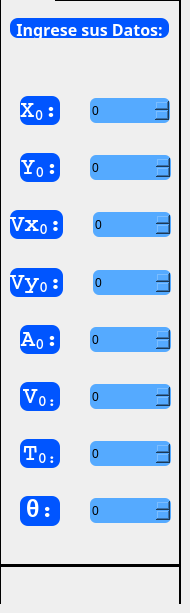
    <widget class="QWidget" name="TabDatos">
     <attribute name="title">
      <string>Datos</string>
     </attribute>
     <widget class="Line" name="line">
      <property name="geometry">
       <rect>
        <x>179</x>
        <y>0</y>
        <width>2</width>
        <height>604</height>
       </rect>
      </property>
      <property name="styleSheet">
       <string notr="true">background-color: rgb(0, 0, 0);</string>
      </property>
      <property name="orientation">
       <enum>Qt::Vertical</enum>
      </property>
     </widget>
     <widget class="Line" name="line_2">
      <property name="geometry">
       <rect>
        <x>55</x>
        <y>-2</y>
        <width>124</width>
        <height>3</height>
       </rect>
      </property>
      <property name="styleSheet">
       <string notr="true">background-color: rgb(0, 0, 0);</string>
      </property>
      <property name="orientation">
       <enum>Qt::Horizontal</enum>
      </property>
     </widget>
     <widget class="Line" name="line_3">
      <property name="geometry">
       <rect>
        <x>0</x>
        <y>564</y>
        <width>181</width>
        <height>3</height>
       </rect>
      </property>
      <property name="styleSheet">
       <string notr="true">background-color: rgb(0, 0, 0);</string>
      </property>
      <property name="orientation">
       <enum>Qt::Horizontal</enum>
      </property>
     </widget>
     <widget class="Line" name="line_4">
      <property name="geometry">
       <rect>
        <x>-1</x>
        <y>0</y>
        <width>2</width>
        <height>604</height>
       </rect>
      </property>
      <property name="styleSheet">
       <string notr="true">background-color: rgb(0, 0, 0);</string>
      </property>
      <property name="orientation">
       <enum>Qt::Vertical</enum>
      </property>
     </widget>
     <widget class="QWidget" name="verticalLayoutWidget_4">
      <property name="geometry">
       <rect>
        <x>10</x>
        <y>10</y>
        <width>161</width>
        <height>541</height>
       </rect>
      </property>
      <layout class="QVBoxLayout" name="verticalLayout_4" stretch="4,0,4,4,4,4,4,4,4,4">
       <property name="spacing">
        <number>0</number>
       </property>
       <property name="sizeConstraint">
        <enum>QLayout::SetDefaultConstraint</enum>
       </property>
       <item>
        <widget class="QLabel" name="label">
         <property name="enabled">
          <bool>true</bool>
         </property>
         <property name="maximumSize">
          <size>
           <width>159</width>
           <height>20</height>
          </size>
         </property>
         <property name="font">
          <font>
           <family>HoloLens MDL2 Assets</family>
           <pointsize>8</pointsize>
           <kerning>false</kerning>
          </font>
         </property>
         <property name="autoFillBackground">
          <bool>false</bool>
         </property>
         <property name="styleSheet">
          <string notr="true">
background-color:#0055ff;
 border-radius: 8px;</string>
         </property>
         <property name="lineWidth">
          <number>1</number>
         </property>
         <property name="text">
          <string>&lt;html&gt;&lt;head/&gt;&lt;body&gt;&lt;p align=&quot;center&quot;&gt;&lt;span style=&quot; font-size:12pt; font-weight:600; text-decoration: underline; color:#ffffff;&quot;&gt;Ingrese sus Datos:&lt;/span&gt;&lt;/p&gt;&lt;/body&gt;&lt;/html&gt;</string>
         </property>
        </widget>
       </item>
       <item>
        <spacer name="verticalSpacer">
         <property name="orientation">
          <enum>Qt::Vertical</enum>
         </property>
         <property name="sizeType">
          <enum>QSizePolicy::Preferred</enum>
         </property>
         <property name="sizeHint" stdset="0">
          <size>
           <width>20</width>
           <height>40</height>
          </size>
         </property>
        </spacer>
       </item>
       <item>
        <layout class="QHBoxLayout" name="LayoutX0" stretch="1,2">
         <property name="spacing">
          <number>30</number>
         </property>
         <property name="sizeConstraint">
          <enum>QLayout::SetDefaultConstraint</enum>
         </property>
         <property name="leftMargin">
          <number>10</number>
         </property>
         <property name="topMargin">
          <number>10</number>
         </property>
         <property name="rightMargin">
          <number>1</number>
         </property>
         <property name="bottomMargin">
          <number>10</number>
         </property>
         <item>
          <widget class="QLabel" name="bX0">
           <property name="font">
            <font>
             <family>Courier</family>
             <pointsize>10</pointsize>
             <weight>50</weight>
             <bold>false</bold>
            </font>
           </property>
           <property name="styleSheet">
            <string notr="true">
background-color:#0055ff;
 border-radius: 8px;</string>
           </property>
           <property name="text">
            <string>&lt;html&gt;&lt;head/&gt;&lt;body&gt;&lt;p align=&quot;justify&quot;&gt;&lt;span style=&quot; font-size:18pt; font-weight:600; color:#ffffff;&quot;&gt;X&lt;/span&gt;&lt;span style=&quot; font-size:18pt; font-weight:600; color:#ffffff; vertical-align:sub;&quot;&gt;0&lt;/span&gt;&lt;span style=&quot; font-size:18pt; font-weight:600; color:#ffffff;&quot;&gt;:&lt;/span&gt;&lt;/p&gt;&lt;/body&gt;&lt;/html&gt;</string>
           </property>
           <property name="wordWrap">
            <bool>false</bool>
           </property>
          </widget>
         </item>
         <item>
          <widget class="QSpinBox" name="X0">
           <property name="enabled">
            <bool>true</bool>
           </property>
           <property name="minimumSize">
            <size>
             <width>50</width>
             <height>25</height>
            </size>
           </property>
           <property name="layoutDirection">
            <enum>Qt::LeftToRight</enum>
           </property>
           <property name="autoFillBackground">
            <bool>false</bool>
           </property>
           <property name="styleSheet">
            <string notr="true">
background-color: rgb(85, 170, 255);
 border-radius: 6px;</string>
           </property>
           <property name="minimum">
            <number>-99</number>
           </property>
          </widget>
         </item>
        </layout>
       </item>
       <item>
        <layout class="QHBoxLayout" name="LayoutY0" stretch="1,2">
         <property name="spacing">
          <number>30</number>
         </property>
         <property name="leftMargin">
          <number>10</number>
         </property>
         <property name="topMargin">
          <number>10</number>
         </property>
         <property name="rightMargin">
          <number>0</number>
         </property>
         <property name="bottomMargin">
          <number>10</number>
         </property>
         <item>
          <widget class="QLabel" name="bY0">
           <property name="font">
            <font>
             <family>Courier</family>
             <pointsize>12</pointsize>
            </font>
           </property>
           <property name="styleSheet">
            <string notr="true">
background-color:#0055ff;
 border-radius: 8px;</string>
           </property>
           <property name="text">
            <string>&lt;html&gt;&lt;head/&gt;&lt;body&gt;&lt;p align=&quot;center&quot;&gt;&lt;span style=&quot; font-size:18pt; font-weight:600; color:#ffffff;&quot;&gt;Y&lt;/span&gt;&lt;span style=&quot; font-size:18pt; font-weight:600; color:#ffffff; vertical-align:sub;&quot;&gt;0&lt;/span&gt;&lt;span style=&quot; font-size:18pt; font-weight:600; color:#ffffff;&quot;&gt;:&lt;/span&gt;&lt;/p&gt;&lt;/body&gt;&lt;/html&gt;</string>
           </property>
          </widget>
         </item>
         <item>
          <widget class="QSpinBox" name="Y0">
           <property name="minimumSize">
            <size>
             <width>0</width>
             <height>25</height>
            </size>
           </property>
           <property name="styleSheet">
            <string notr="true">
background-color: rgb(85, 170, 255);
 border-radius: 6px;</string>
           </property>
           <property name="minimum">
            <number>-99</number>
           </property>
          </widget>
         </item>
        </layout>
       </item>
       <item>
        <layout class="QHBoxLayout" name="LayoutVx0" stretch="0,2">
         <property name="spacing">
          <number>30</number>
         </property>
         <property name="leftMargin">
          <number>0</number>
         </property>
         <property name="topMargin">
          <number>10</number>
         </property>
         <property name="bottomMargin">
          <number>11</number>
         </property>
         <item>
          <widget class="QLabel" name="bVx0">
           <property name="font">
            <font>
             <family>Courier</family>
             <pointsize>12</pointsize>
            </font>
           </property>
           <property name="styleSheet">
            <string notr="true">
background-color:#0055ff;
 border-radius: 8px;</string>
           </property>
           <property name="text">
            <string>&lt;html&gt;&lt;head/&gt;&lt;body&gt;&lt;p align=&quot;center&quot;&gt;&lt;span style=&quot; font-size:18pt; font-weight:600; color:#ffffff;&quot;&gt;Vx&lt;/span&gt;&lt;span style=&quot; font-size:18pt; font-weight:600; color:#ffffff; vertical-align:sub;&quot;&gt;0&lt;/span&gt;&lt;span style=&quot; font-size:18pt; font-weight:600; color:#ffffff;&quot;&gt;:&lt;/span&gt;&lt;/p&gt;&lt;/body&gt;&lt;/html&gt;</string>
           </property>
          </widget>
         </item>
         <item>
          <widget class="QSpinBox" name="Vx0">
           <property name="minimumSize">
            <size>
             <width>0</width>
             <height>25</height>
            </size>
           </property>
           <property name="styleSheet">
            <string notr="true">
background-color: rgb(85, 170, 255);
 border-radius: 6px;</string>
           </property>
           <property name="minimum">
            <number>-99</number>
           </property>
          </widget>
         </item>
        </layout>
       </item>
       <item>
        <layout class="QHBoxLayout" name="LayoutVy0" stretch="1,2">
         <property name="spacing">
          <number>30</number>
         </property>
         <property name="leftMargin">
          <number>0</number>
         </property>
         <property name="topMargin">
          <number>10</number>
         </property>
         <property name="bottomMargin">
          <number>10</number>
         </property>
         <item>
          <widget class="QLabel" name="bVy0">
           <property name="font">
            <font>
             <family>Courier</family>
             <pointsize>12</pointsize>
            </font>
           </property>
           <property name="styleSheet">
            <string notr="true">
background-color:#0055ff;
 border-radius: 8px;</string>
           </property>
           <property name="text">
            <string>&lt;html&gt;&lt;head/&gt;&lt;body&gt;&lt;p align=&quot;center&quot;&gt;&lt;span style=&quot; font-size:18pt; font-weight:600; color:#ffffff;&quot;&gt;Vy&lt;/span&gt;&lt;span style=&quot; font-size:18pt; font-weight:600; color:#ffffff; vertical-align:sub;&quot;&gt;0&lt;/span&gt;&lt;span style=&quot; font-size:18pt; font-weight:600; color:#ffffff;&quot;&gt;:&lt;/span&gt;&lt;/p&gt;&lt;/body&gt;&lt;/html&gt;</string>
           </property>
          </widget>
         </item>
         <item>
          <widget class="QSpinBox" name="Vy0">
           <property name="minimumSize">
            <size>
             <width>0</width>
             <height>25</height>
            </size>
           </property>
           <property name="styleSheet">
            <string notr="true">
background-color: rgb(85, 170, 255);
 border-radius: 6px;</string>
           </property>
           <property name="minimum">
            <number>-99</number>
           </property>
          </widget>
         </item>
        </layout>
       </item>
       <item>
        <layout class="QHBoxLayout" name="LayoutA0" stretch="1,2">
         <property name="spacing">
          <number>30</number>
         </property>
         <property name="leftMargin">
          <number>10</number>
         </property>
         <property name="topMargin">
          <number>10</number>
         </property>
         <property name="bottomMargin">
          <number>10</number>
         </property>
         <item>
          <widget class="QLabel" name="bA0">
           <property name="font">
            <font>
             <family>Courier</family>
             <pointsize>12</pointsize>
            </font>
           </property>
           <property name="styleSheet">
            <string notr="true">
background-color:#0055ff;
 border-radius: 8px;</string>
           </property>
           <property name="text">
            <string>&lt;html&gt;&lt;head/&gt;&lt;body&gt;&lt;p align=&quot;center&quot;&gt;&lt;span style=&quot; font-size:18pt; font-weight:600; color:#ffffff;&quot;&gt;A&lt;/span&gt;&lt;span style=&quot; font-size:18pt; font-weight:600; color:#ffffff; vertical-align:sub;&quot;&gt;0&lt;/span&gt;&lt;span style=&quot; font-size:18pt; font-weight:600; color:#ffffff;&quot;&gt;:&lt;/span&gt;&lt;/p&gt;&lt;/body&gt;&lt;/html&gt;</string>
           </property>
          </widget>
         </item>
         <item>
          <widget class="QSpinBox" name="A0">
           <property name="minimumSize">
            <size>
             <width>0</width>
             <height>25</height>
            </size>
           </property>
           <property name="styleSheet">
            <string notr="true">
background-color: rgb(85, 170, 255);
 border-radius: 6px;</string>
           </property>
           <property name="minimum">
            <number>-99</number>
           </property>
          </widget>
         </item>
        </layout>
       </item>
       <item>
        <layout class="QHBoxLayout" name="LayoutV0" stretch="1,2">
         <property name="spacing">
          <number>30</number>
         </property>
         <property name="leftMargin">
          <number>10</number>
         </property>
         <property name="topMargin">
          <number>10</number>
         </property>
         <property name="bottomMargin">
          <number>10</number>
         </property>
         <item>
          <widget class="QLabel" name="bV0">
           <property name="font">
            <font>
             <family>Courier</family>
             <pointsize>12</pointsize>
            </font>
           </property>
           <property name="styleSheet">
            <string notr="true">
background-color:#0055ff;
 border-radius: 8px;</string>
           </property>
           <property name="text">
            <string>&lt;html&gt;&lt;head/&gt;&lt;body&gt;&lt;p align=&quot;center&quot;&gt;&lt;span style=&quot; font-size:18pt; font-weight:600; color:#ffffff;&quot;&gt;V&lt;/span&gt;&lt;span style=&quot; font-size:18pt; font-weight:600; color:#ffffff; vertical-align:sub;&quot;&gt;0:&lt;/span&gt;&lt;/p&gt;&lt;/body&gt;&lt;/html&gt;</string>
           </property>
          </widget>
         </item>
         <item>
          <widget class="QSpinBox" name="V0">
           <property name="minimumSize">
            <size>
             <width>0</width>
             <height>25</height>
            </size>
           </property>
           <property name="styleSheet">
            <string notr="true">
background-color: rgb(85, 170, 255);
 border-radius: 6px;</string>
           </property>
           <property name="minimum">
            <number>-99</number>
           </property>
          </widget>
         </item>
        </layout>
       </item>
       <item>
        <layout class="QHBoxLayout" name="LayoutT0" stretch="1,2">
         <property name="spacing">
          <number>30</number>
         </property>
         <property name="leftMargin">
          <number>10</number>
         </property>
         <property name="topMargin">
          <number>10</number>
         </property>
         <property name="bottomMargin">
          <number>10</number>
         </property>
         <item>
          <widget class="QLabel" name="bT0">
           <property name="font">
            <font>
             <family>Courier</family>
             <pointsize>12</pointsize>
            </font>
           </property>
           <property name="styleSheet">
            <string notr="true">
background-color:#0055ff;
 border-radius: 8px;</string>
           </property>
           <property name="text">
            <string>&lt;html&gt;&lt;head/&gt;&lt;body&gt;&lt;p align=&quot;center&quot;&gt;&lt;span style=&quot; font-size:18pt; font-weight:600; color:#ffffff;&quot;&gt;T&lt;/span&gt;&lt;span style=&quot; font-size:18pt; font-weight:600; color:#ffffff; vertical-align:sub;&quot;&gt;0:&lt;/span&gt;&lt;/p&gt;&lt;/body&gt;&lt;/html&gt;</string>
           </property>
          </widget>
         </item>
         <item>
          <widget class="QSpinBox" name="T0">
           <property name="minimumSize">
            <size>
             <width>0</width>
             <height>25</height>
            </size>
           </property>
           <property name="styleSheet">
            <string notr="true">
background-color: rgb(85, 170, 255);
 border-radius: 6px;</string>
           </property>
          </widget>
         </item>
        </layout>
       </item>
       <item>
        <layout class="QHBoxLayout" name="LayoutAng" stretch="1,2">
         <property name="spacing">
          <number>30</number>
         </property>
         <property name="leftMargin">
          <number>10</number>
         </property>
         <property name="topMargin">
          <number>10</number>
         </property>
         <property name="bottomMargin">
          <number>10</number>
         </property>
         <item>
          <widget class="QLabel" name="bAng">
           <property name="font">
            <font>
             <family>Courier</family>
             <pointsize>12</pointsize>
            </font>
           </property>
           <property name="toolTip">
            <string>&lt;html&gt;&lt;head/&gt;&lt;body&gt;&lt;p&gt;&lt;span style=&quot; font-weight:600;&quot;&gt;Angulo Tita(θ) tomando su 0 en el eje X&lt;/span&gt;&lt;/p&gt;&lt;/body&gt;&lt;/html&gt;</string>
           </property>
           <property name="styleSheet">
            <string notr="true">
background-color:#0055ff;
 border-radius: 8px;</string>
           </property>
           <property name="text">
            <string>&lt;html&gt;&lt;head/&gt;&lt;body&gt;&lt;p align=&quot;center&quot;&gt;&lt;span style=&quot; font-size:18pt; font-weight:600; color:#ffffff;&quot;&gt;θ:&lt;/span&gt;&lt;/p&gt;&lt;/body&gt;&lt;/html&gt;</string>
           </property>
          </widget>
         </item>
         <item>
          <widget class="QSpinBox" name="Ang">
           <property name="minimumSize">
            <size>
             <width>0</width>
             <height>25</height>
            </size>
           </property>
           <property name="styleSheet">
            <string notr="true">
background-color: rgb(85, 170, 255);
 border-radius: 6px;</string>
           </property>
           <property name="maximum">
            <number>180</number>
           </property>
          </widget>
         </item>
        </layout>
       </item>
      </layout>
     </widget>
    </widget>
